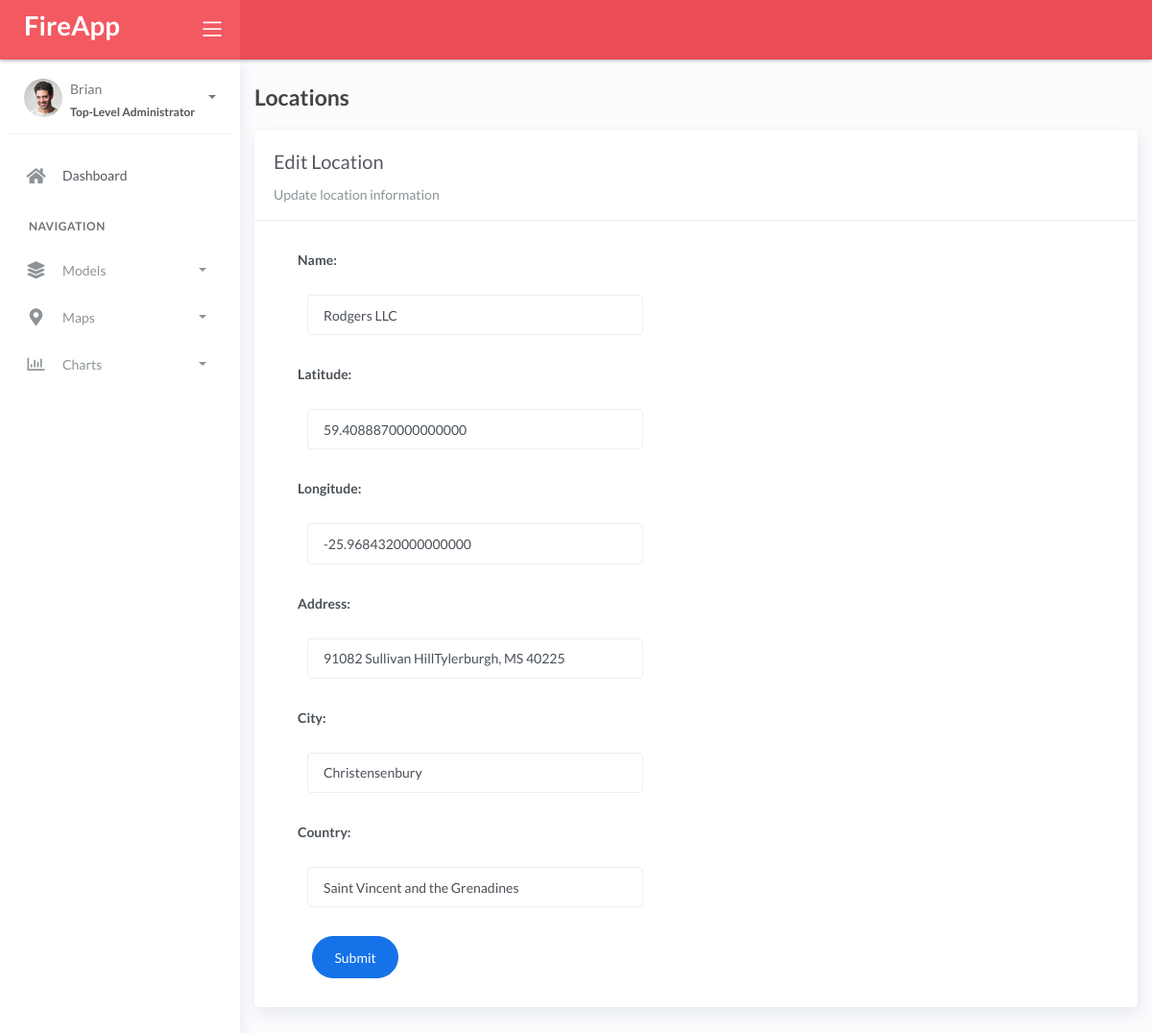
Screenshot of /locations/edit/1/ with the database file from the repository.
### fire/models.py (models this page shows, shortened)
class BaseModel(models.Model):
    created_at = models.DateTimeField(auto_now_add=True, db_index=True)
    updated_at = models.DateTimeField(auto_now=True)
    class Meta:
        abstract = True

class Locations(BaseModel):
    name = models.CharField(max_length=150)
    latitude = models.DecimalField(
        max_digits=22, decimal_places=16, null=True, blank=True)
    longitude = models.DecimalField(
        max_digits=22, decimal_places=16, null=True, blank=True)
    address = models.CharField(max_length=150)
    city = models.CharField(max_length=150)
    country = models.CharField(max_length=150)
    class Meta:
        verbose_name = 'Location'

### fire/views.py (the view, shortened to what this page needs)
class LocationsUpdate(UpdateView):
    model = Locations
    form_class = LocationsForm
    template_name = 'locations/edit.html'
    success_url = reverse_lazy('locations')

### fire/forms.py
class LocationsForm(ModelForm):
    class Meta:
        model = Locations
        fields = "__all__"

### templates/locations/edit.html (shortened to what this page needs)
{% extends 'base.html' %} {% load static %} {% block content %}
<div class="content">
  <div class="container-fluid">
    <h4 class="page-title mt-4">Locations</h4>
    <div class="row">
      <div class="col-md-12">
        <div class="card">
          <div class="card-header">
            <div class="card-title">Edit Location</div>
            <div class="card-category">Update location information</div>
          </div>
          <div class="col-md-6">
            <div class="card-body">
              <form class="" action="" method="post" novalidate>
                {% csrf_token %} {% include 'includes/form.html' %}
                <div class="form-group">
                  <div class="col-md-12 col-sm-3">
                    <button type="submit" class="btn btn-primary btn-rounded">Submit</button>
                  </div>
                </div>
              </div>
          </div>
        </div>
      </div>
    </div>
  </div>
</div>
{% endblock %}

### templates/includes/form.html (shortened to what this page needs)
{% load widget_tweaks %}
{% for field in form %}
<div class="field item form-group">
    <label>{{ field.label_tag }}</label>
  <div class="form-group">
    {% render_field field class="form-control" %}
  </div>
</div>
{% endfor %}

### rows the page displays
Locations: name "Rodgers LLC" "59.4088870000000000" "-25.9684320000000000" "91082 Sullivan HillTylerburgh, MS 40225" "Christensenbury" "Saint Vincent and the Grenadines"

### other values shown
{{ field.label_tag }} "Name:" "Latitude:" "Longitude:" "Address:" "City:" "Country:"
